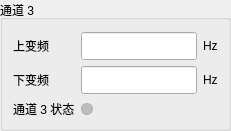
               <widget class="QGroupBox" name="gbChannel3">
                <property name="title">
                 <string>通道 3</string>
                </property>
                <layout class="QGridLayout" name="layoutChannel3">
                 <property name="leftMargin">
                  <number>10</number>
                 </property>
                 <property name="topMargin">
                  <number>12</number>
                 </property>
                 <property name="rightMargin">
                  <number>10</number>
                 </property>
                 <property name="bottomMargin">
                  <number>10</number>
                 </property>
                 <property name="spacing">
                  <number>6</number>
                 </property>
                 <item row="0" column="0">
                  <widget class="QLabel" name="lblChannel3UpFreq">
                   <property name="text">
                    <string>上变频</string>
                   </property>
                  </widget>
                 </item>
                 <item row="0" column="1">
                  <widget class="QLineEdit" name="leChannel3UpFreq">
                   <property name="minimumSize">
                    <size>
                     <width>116</width>
                     <height>28</height>
                    </size>
                   </property>
                   <property name="maximumSize">
                    <size>
                     <width>16777215</width>
                     <height>30</height>
                    </size>
                   </property>
                  </widget>
                 </item>
                 <item row="0" column="2">
                  <widget class="QLabel" name="lblChannel3UpFreqUnit">
                   <property name="text">
                    <string>Hz</string>
                   </property>
                  </widget>
                 </item>
                 <item row="1" column="0">
                  <widget class="QLabel" name="lblChannel3DownFreq">
                   <property name="text">
                    <string>下变频</string>
                   </property>
                  </widget>
                 </item>
                 <item row="1" column="1">
                  <widget class="QLineEdit" name="leChannel3DownFreq">
                   <property name="minimumSize">
                    <size>
                     <width>116</width>
                     <height>28</height>
                    </size>
                   </property>
                   <property name="maximumSize">
                    <size>
                     <width>16777215</width>
                     <height>30</height>
                    </size>
                   </property>
                  </widget>
                 </item>
                 <item row="1" column="2">
                  <widget class="QLabel" name="lblChannel3DownFreqUnit">
                   <property name="text">
                    <string>Hz</string>
                   </property>
                  </widget>
                 </item>
                 <item row="2" column="0">
                  <widget class="QLabel" name="lblChannel3Status">
                   <property name="text">
                    <string>通道 3 状态</string>
                   </property>
                  </widget>
                 </item>
                 <item row="2" column="1">
                  <widget class="QLabel" name="ledChannel3Status">
                   <property name="minimumSize">
                    <size>
                     <width>12</width>
                     <height>12</height>
                    </size>
                   </property>
                   <property name="maximumSize">
                    <size>
                     <width>12</width>
                     <height>12</height>
                    </size>
                   </property>
                   <property name="styleSheet">
                    <string notr="true">background:#BDBDBD;border:1px solid #AFAFAF;border-radius:6px;</string>
                   </property>
                   <property name="text">
                    <string/>
                   </property>
                  </widget>
                 </item>
                </layout>
               </widget>
